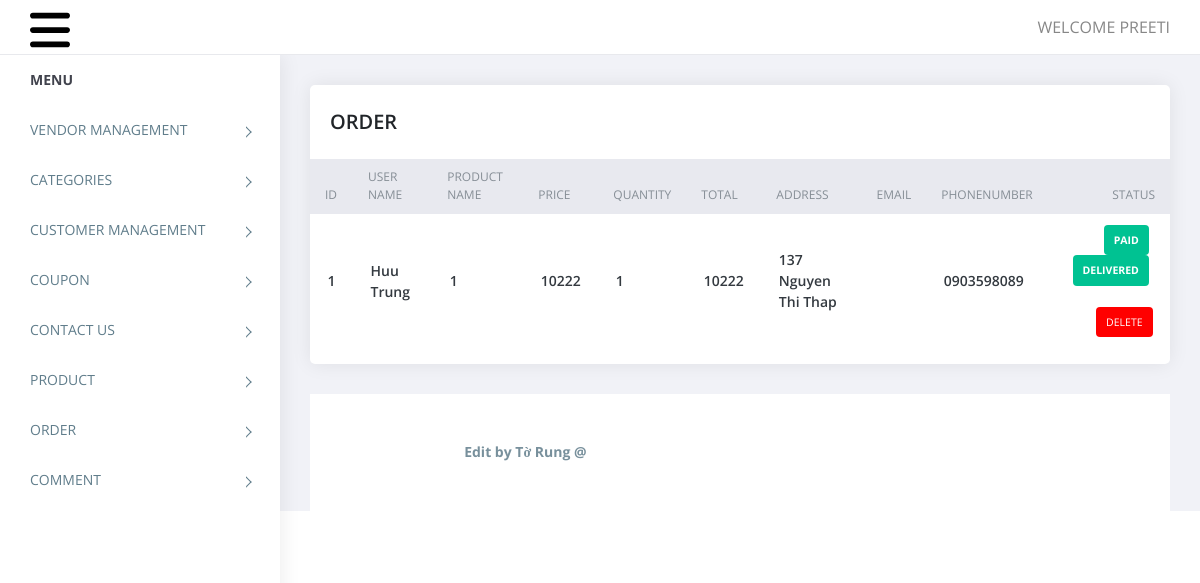
Page /admin/order.php (signed in) on the committed database.
### tables this page shows
CREATE TABLE `orders` (
  `id` int(11) NOT NULL,
  `username` varchar(255) NOT NULL,
  `productname` varchar(255) NOT NULL,
  `quantity` int(11) NOT NULL,
  `price` int(11) NOT NULL,
  `phonenumber` varchar(10) NOT NULL,
  `address` varchar(225) NOT NULL,
  `datepay` date NOT NULL,
  `paystatus` varchar(50) NOT NULL COMMENT 'trạng thái thanh toán',
  `orderstatus` varchar(50) NOT NULL COMMENT 'trạng thái đơn hàng'
);

### admin/order.php (the view, shortened to what this page needs)
<?php
   require('top.inc.php');
   $sql = "SELECT * from orders ";
   $res = mysqli_query($con, $sql);
   ?>
<div class="content pb-0">
    <div class="orders">
        <div class="row">
            <div class="col-xl-12">
                <div class="card">
                    <div class="card-body">
                        <h4 class="box-title">ORDER </h4>
                    </div>
                    <div class="card-body--">
                        <div class="table-stats order-table ov-h">
                            <table class="table ">
                                <thead>
                                    <tr>
                                        <th>ID</th>
                                        <th>User Name</th>
                                        <th>Product Name</th>
                                        <th>Price</th>
                                        <th>Quantity</th>
                                        <th>Total</th>
                                        <th>Address</th>
                                        <th>Email</th>
                                        <th>PhoneNumber</th>
                                        <th>Status</th>
                                    </tr>
                                </thead>
                                <tbody>
                                    <?php
                                       while ($row = mysqli_fetch_assoc($res)) { ?>
                                        <tr>
                                            <td><?php echo $row['id'] ?></td>
                                            <td><?php echo $row['username'] ?></td>
                                            <td><?php echo $row['productname'] ?></td>
                                            <td><?php echo $row['price'] ?></td>
                                            <td><?php echo $row['quantity'] ?></td>
                                            <td><?php echo $total = $row['price'] * $row['quantity'] ?></td>
											<td><?php echo $row['address'] ?></td>
											<td><?php echo $row['email'] ?></td>
											<td><?php echo $row['phonenumber'] ?></td>
                                            <td>
                                                <?php
                                                   if ($row['paystatus'] == 1) {
                                                       echo "<span class='badge badge-complete'><a href='?type=paystatus&operation=paid&id=" . $row['id'] . "'><b>Paid</b></a></span>&nbsp;";
                                                   } else {
                                                       echo "<span class='badge badge-pending'><a href='?type=paystatus&operation=unpaid&id=" . $row['id'] . "'><b>Unpaid</b></a></span>&nbsp;";
                                                   }
                                                   if ($row['orderstatus'] == 1) {
                                                       echo "<span class='badge badge-complete'><a href='?type=orderstatus&operation=delivered&id=" . $row['id'] . "'><b>Delivered</b></a></span>&nbsp;";
                                                   } else {
                                                       echo "<span class='badge badge-pending'><a href='?type=orderstatus&operation=delivering&id=" . $row['id'] . "'><b>Delivering</b></a></span>&nbsp;";
                                                   }
                                                   echo " <br><br><span class='badge badge-delete'><a href='?type=delete&id=" . $row['id'] . "'>Delete</a></span>";
                                                   ?>
                                            </td>
                                        </tr>
                                    <?php } ?>
                                </tbody>
                            </table>
                        </div>
                    </div>
                </div>
            </div>
        </div>
    </div>
</div>
<?php
   require('footer.inc.php');
   ?>

### admin/assets/css/style.css (style rules this page uses)
body { display: table; font-family: open sans, sans-serif; font-size: 16px; width: 100% }
a, button { text-decoration: none; outline: none !important; color: #878787; -webkit-transition: all .25s ease; transition: all .25s ease }
h1, h2, h3, h4, h5, h6 { margin: 0 }
.pb-0 { padding-bottom: 0 }
.ov-h { overflow: hidden }
.order-table { position: relative }
.order-table:after, .order-table:before { content: ""; position: absolute; top: 0; height: 37px; width: 10px; background: #e8e9ef }
.order-table:after { right: -1px }
.order-table:before { left: -1px }
.order-table tr th { background: #e8e9ef }
.order-table tr td:last-child, .order-table tr th:last-child { text-align: right }
.order-table tr:last-child td { border: none }
.order-table .badge { color: #fff; padding: 10px; text-transform: uppercase; font-weight: 400 }
.order-table .badge-complete { background: #00c292 }
.order-table .badge-delete { background: #FF0000 }
.content { float: left; padding: 1.875em; width: 100% }
.card { margin-bottom: 1.875em; border-radius: 5px; padding: 0; border: 0 solid transparent; -webkit-box-shadow: 0 0 20px rgba(0, 0, 0, .08); box-shadow: 0 0 20px rgba(0, 0, 0, .08) }
.card .box-title { font-weight: 600; font-size: 20px; padding: 5px 0 }
.card .card-body { float: left; padding: 1.25em; position: relative; width: 100% }
.card h4 { font-size: 1.1rem }
.table-stats table { font-family: open sans }
.table-stats table th, .table-stats table td { border: none; border-bottom: 1px solid #e8e9ef; color: #868e96; font-size: 12px; font-weight: 400; padding: .75em 1.25em; text-transform: uppercase }
.table-stats table td { color: #343a40; font-size: 14px; font-weight: 600; text-transform: capitalize; vertical-align: middle }
@media (max-width:1368px) { .card-body { padding: 15px } }
.badge a { color: #fff; }

### rows in the picture
orders: id "1", username "Huu Trung", productname "1", price "10222", quantity "1", $total=$row['price']*$row['quantity'] "10222", address "137 Nguyen Thi Thap", phonenumber "0903598089"

### other values in the picture
$_SESSION['ADMIN_USERNAME'] "PREETI"
